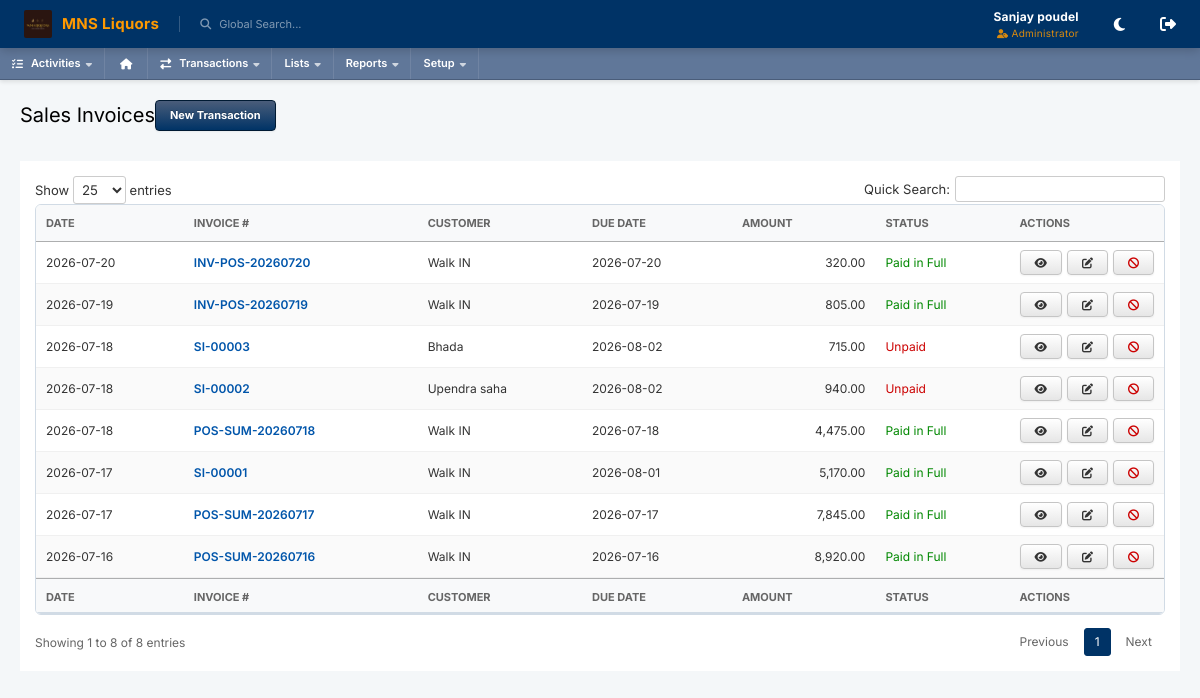
/index.php?page=transactions/invoice (signed in), run on the app's committed database.
### tables this page shows
CREATE TABLE `system_info` (
  `id` int(30) NOT NULL,
  `meta_field` text NOT NULL,
  `meta_value` text NOT NULL
);

CREATE TABLE `customer_invoices` (
  `id` varchar(36) NOT NULL,
  `header_id` varchar(36) NOT NULL,
  `customer_id` varchar(36) NOT NULL,
  `invoice_date` date NOT NULL,
  `due_date` date NOT NULL,
  `invoice_number` varchar(50) DEFAULT NULL,
  `subtotal` decimal(14,2) NOT NULL,
  `discount_amount` decimal(14,2) NOT NULL,
  `tax_amount` decimal(14,2) NOT NULL,
  `total_amount` decimal(14,2) NOT NULL,
  `amount_paid` decimal(14,2) NOT NULL,
  `balance_due` decimal(14,2) NOT NULL,
  `payment_status` enum('unpaid','partial','paid') NOT NULL,
  `sale_type` enum('cash','credit') NOT NULL,
  `created_by` varchar(36) DEFAULT NULL
);

CREATE TABLE `transaction_headers` (
  `id` varchar(36) NOT NULL,
  `txn_number` varchar(30) NOT NULL,
  `txn_type` enum('vendor_bill','customer_invoice','customer_payment','vendor_payment','account_transfer','expense','cash_denomination','inventory_adjustment','Journal') NOT NULL,
  `txn_date` date NOT NULL,
  `fiscal_year` int(11) NOT NULL,
  `fiscal_month` int(11) NOT NULL,
  `fiscal_period` char(7) NOT NULL,
  `status` enum('draft','approved','posted','voided','open','paid','partial') NOT NULL DEFAULT 'draft',
  `reference_number` varchar(50) DEFAULT NULL,
  `memo` text DEFAULT NULL,
  `created_by` varchar(36) NOT NULL,
  `approved_by` varchar(36) DEFAULT NULL,
  `created_at` timestamp NOT NULL DEFAULT current_timestamp(),
  `posted_at` timestamp NULL DEFAULT NULL,
  `is_deleted` tinyint(1) DEFAULT 0,
  `party_id` varchar(36) DEFAULT NULL,
  `party_type` enum('customer','vendor','user') DEFAULT NULL,
  `net_amount` decimal(14,2) DEFAULT 0.00,
  `updated_at` timestamp NOT NULL DEFAULT current_timestamp() ON UPDATE current_timestamp(),
  `source` varchar(50) DEFAULT NULL,
  `is_readonly` tinyint(1) NOT NULL DEFAULT 0,
  `is_locked` tinyint(1) NOT NULL DEFAULT 0
);

CREATE TABLE `customers` (
  `id` varchar(36) NOT NULL,
  `customer_code` varchar(20) DEFAULT NULL,
  `full_name` varchar(150) NOT NULL,
  `customer_type` enum('retail','wholesale','bar','hotel') NOT NULL,
  `phone` varchar(20) DEFAULT NULL,
  `email` varchar(150) DEFAULT NULL,
  `pan_number` varchar(20) DEFAULT NULL,
  `receivable_account_id` varchar(36) NOT NULL,
  `credit_limit` decimal(14,2) DEFAULT NULL,
  `payment_terms_days` int(11) DEFAULT NULL,
  `is_active` tinyint(1) NOT NULL DEFAULT 1,
  `created_at` timestamp NOT NULL DEFAULT current_timestamp(),
  `is_deleted` tinyint(1) DEFAULT 0,
  `updated_at` timestamp NOT NULL DEFAULT current_timestamp() ON UPDATE current_timestamp()
);

### forms/modules/transactions/invoice/invoice_list.php (the view)
<?php
require_once 'database/DBConnection.php';
$db = db();
$list = $db->fetchAll("SELECT t.*, c.full_name as customer_name, ci.total_amount as net_amount, ci.payment_status, ci.due_date
                      FROM transaction_headers t
                      INNER JOIN customer_invoices ci ON t.id = ci.header_id
                      LEFT JOIN customers c ON ci.customer_id = c.id
                      WHERE t.txn_type = 'customer_invoice' AND t.is_deleted = 0
                      ORDER BY t.created_at DESC");
?>
<div class="ns-page-header">
    <h1 class="ns-page-title">
        Sales Invoices
        <a href="?page=transactions/invoice/manage" class="ns-btn ns-btn-primary">New Transaction</a>
    </h1>
</div>
<div class="ns-portlet">
    <div class="ns-portlet-content">
        <table class="ns-table">
            <thead>
                <tr>
                    <th>Date</th>
                    <th>Invoice #</th>
                    <th>Customer</th>
                    <th>Due Date</th>
                    <th>Amount</th>
                    <th>Status</th>
                    <th width="80">Actions</th>
                </tr>
            </thead>
            <tbody>
                <?php foreach ($list as $row): ?>
                <tr>
                    <td><?php echo date('Y-m-d', strtotime($row['txn_date'])); ?></td>
                    <td style="font-weight: 600; color: #0055aa;"><?php echo htmlspecialchars($row['txn_number']); ?></td>
                    <td><?php echo htmlspecialchars($row['customer_name'] ?? 'Walk-in Customer'); ?></td>
                    <td><?php echo $row['due_date'] ?? '-'; ?></td>
                    <td style="text-align: right;"><?php echo number_format($row['net_amount'], 2); ?></td>
                    <td>
                        <span style="color: <?php echo strtolower($row['payment_status']) == 'paid' ? '#080' : '#c00'; ?>">
                            <?php echo strtolower($row['payment_status']) == 'paid' ? 'Paid in Full' : (ucwords($row['payment_status']) ?: 'Open'); ?>
                        </span>
                    </td>
                    <td>
                        <div style="display: flex; gap: 5px;">
                            <a href="?page=transactions/view&id=<?php echo $row['id']; ?>" class="ns-btn" title="View"><i class="fas fa-eye"></i></a>
                            <a href="?page=transactions/invoice/manage&id=<?php echo $row['id']; ?>" class="ns-btn" title="Edit"><i class="fas fa-edit"></i></a>
                            <button class="ns-btn" style="color: #c00;" title="Void" onclick="nsDelete('transaction_headers', '<?php echo $row['id']; ?>')"><i class="fas fa-ban"></i></button>
                        </div>
                    </td>
                </tr>
                <?php endforeach; ?>
            </tbody>
            <tfoot>
                <tr>
                    <th>Date</th>
                    <th>Invoice #</th>
                    <th>Customer</th>
                    <th>Due Date</th>
                    <th>Amount</th>
                    <th>Status</th>
                    <th>Actions</th>
                </tr>
            </tfoot>
        </table>
    </div>
</div>

### index.php (shortened to what the rows shown need)
<?php
require_once 'database/DBConnection.php';
require_once 'api/reference_helper.php';
$error = "";
$is_logged_in = isset($_SESSION['user_id']);
if (!isset($db)) $db = db();
try {
    $sys_logo = $db->fetchOne("SELECT meta_value FROM system_info WHERE meta_field = 'logo'")['meta_value'] ?? '';
    $sys_name = $db->fetchOne("SELECT meta_value FROM system_info WHERE meta_field = 'name'")['meta_value'] ?? 'SMS ERP';
} catch (Exception $e) {
    $sys_logo = '';
    $sys_name = 'SMS ERP';
}
if ($is_logged_in) {
    $page = $_GET['page'] ?? 'home';
    $is_print_page = (strpos($page, '/print') !== false || strpos($page, 'print/') !== false || $page === 'print');
}
?>
<!DOCTYPE html>
<html lang="en">
<head>
    <link rel="stylesheet" href="assets/css/style.css?v=<?php echo time(); ?>">
    <link rel="stylesheet" href="https://cdnjs.cloudflare.com/ajax/libs/font-awesome/6.4.0/css/all.min.css">
    <link rel="stylesheet" href="https://cdn.datatables.net/1.13.6/css/jquery.dataTables.min.css">
</head>
<body class="<?php echo $is_logged_in ? '' : 'auth-page'; ?>">
    <?php if (!$is_logged_in): ?>
        <div class="auth-container">
            <?php
            $login_logo_abs = !empty($sys_logo) ? (__DIR__ . DIRECTORY_SEPARATOR . str_replace('/', DIRECTORY_SEPARATOR, $sys_logo)) : '';
            ?>
            <div style="text-align:center; margin-bottom:20px;">
                <?php if (!empty($sys_logo) && file_exists(__DIR__ . '/' . $sys_logo)): ?>
                    <div style="margin-bottom:15px; display: flex; justify-content: center; align-items: center;">
                        <img src="<?php echo htmlspecialchars($sys_logo); ?>" alt="Logo" style="max-height: 85px; max-width: 200px; object-fit: contain; filter: drop-shadow(0 4px 8px rgba(0,0,0,0.35)); border-radius: 4px;">
                    </div>
                <?php else: ?>
                    <div style="font-size:40px; color:rgba(255,255,255,0.8); margin-bottom:10px;"><i class="fas fa-cube"></i></div>
                <?php endif; ?>
                <div style="font-size:20px; font-weight:700; color:#fff; letter-spacing:0.5px;"><?php echo htmlspecialchars($sys_name); ?></div>
            </div>
            <div class="glass-card">
                <div class="auth-header">
                    <h1>Welcome Back</h1>
                    <p>Enter your credentials to access your account</p>
                </div>
                <?php if ($error): ?>
                    <div class="alert alert-danger">
                        <?php echo $error; ?>
                    </div>
                <?php endif; ?>
                <form method="POST" action="">
                    <div class="form-group">
                        <label for="username">Username</label>
                        <input type="text" id="username" name="username" class="form-input" placeholder="Enter username"
                            required autofocus>
                    </div>
                    <div class="form-group">
                        <label for="password">Password</label>
                        <div class="password-wrapper">
                            <input type="password" id="password" name="password" class="form-input" placeholder="••••••••"
                                required>
                            <button type="button" id="togglePassword" class="toggle-password">
                                <i class="fas fa-eye" id="eyeIcon"></i>
                            </button>
                        </div>
                    </div>
                    <button type="submit" class="btn-primary">Sign In</button>
                </form>
            </div>
        </div>
        <script>
            document.addEventListener('DOMContentLoaded', function () {
                const togglePassword = document.querySelector('#togglePassword');
                const password = document.querySelector('#password');
                const eyeIcon = document.querySelector('#eyeIcon');
                if (togglePassword) {
                    togglePassword.addEventListener('click', function (e) {
                        const type = password.getAttribute('type') === 'password' ? 'text' : 'password';
                        password.setAttribute('type', type);
                        eyeIcon.classList.toggle('fa-eye');
                        eyeIcon.classList.toggle('fa-eye-slash');
                    });
                }
            });
        </script>
    <?php else: ?>
        <header class="ns-header">
            <div style="display: flex; align-items: center; gap: 20px;">
                <div class="ns-logo" style="display: flex; align-items: center; gap: 10px;">
                    <?php if (!empty($sys_logo) && file_exists(__DIR__ . '/' . $sys_logo)): ?>
                        <img src="<?php echo htmlspecialchars($sys_logo); ?>" alt="Logo" style="height:28px; max-width: 120px; object-fit: contain; border-radius: 2px; vertical-align: middle;">
                    <?php else: ?>
                        <i class="fas fa-cube" style="font-size:22px;"></i>
                    <?php endif; ?>
                    <span style="font-size:15px; font-weight:700; letter-spacing:0.3px;"><?php echo htmlspecialchars($sys_name); ?></span>
                </div>
                <div
                    style="font-size: 11px; color: rgba(255,255,255,0.5); border-left: 1px solid rgba(255,255,255,0.2); padding-left: 20px; cursor: pointer;">
                    <i class="fas fa-search" style="margin-right: 5px;"></i> Global Search...
                </div>
            </div>
            <div style="display: flex; align-items: center; gap: 20px;">
                <div style="text-align: right; margin-right: 15px;">
<?php
    $displayName = $_SESSION['full_name'] ?? $_SESSION['username'] ?? 'User';
    $rawRole = strtolower($_SESSION['role'] ?? 'user');
    $roleMap = [
        'admin' => 'Administrator',
        'manager' => 'Manager',
    ];
    $displayRole = $roleMap[$rawRole] ?? ucfirst($rawRole);
?>
<div style="font-size: 12px; font-weight: bold; letter-spacing: 0.2px;">
    <?php echo htmlspecialchars($displayName); ?>
</div>
<div style="font-size: 10px; color: var(--ns-accent); opacity: 0.85; text-transform: capitalize; letter-spacing: 0.3px;">
    <i class="fas fa-user-tag" style="margin-right: 3px; font-size: 9px;"></i><?php echo htmlspecialchars($displayRole); ?>
</div>
                </div>
                <button id="ns-theme-toggle" title="Toggle Theme" style="background: none; border: none; color: white; font-size: 15px; cursor: pointer; transition: var(--ns-transition); margin-right: 15px; display: inline-flex; align-items: center; justify-content: center;" onmouseover="this.style.color='var(--ns-accent)'" onmouseout="this.style.color='white'">
                    <i class="fas fa-moon"></i>
                </button>
                <a href="logout.php" style="color: white; font-size: 16px; transition: var(--ns-transition);" title="Logout"
                    onmouseover="this.style.color='var(--ns-accent)'" onmouseout="this.style.color='white'"><i
                        class="fas fa-sign-out-alt"></i></a>
            </div>
        </header>
        <nav class="ns-nav">
            <div class="ns-nav-item">
                <i class="fas fa-tasks" style="margin-right: 8px;"></i> Activities <i class="fas fa-caret-down"
                    style="margin-left: 5px; font-size: 10px; opacity: 0.7;"></i>
            </div>
            <a href="?page=home" class="ns-nav-item" title="Dashboard" style="padding: 0 15px;"><i
                    class="fas fa-home"></i></a>
            <div class="ns-nav-item">
                <i class="fas fa-exchange-alt" style="margin-right: 8px;"></i> Transactions <i class="fas fa-caret-down"
                    style="margin-left: 5px; font-size: 10px; opacity: 0.7;"></i>
            </div>
            <div class="ns-nav-item">
                Lists <i class="fas fa-caret-down" style="margin-left: 5px; font-size: 10px; opacity: 0.7;"></i>
            </div>
            <div class="ns-nav-item">
                Reports <i class="fas fa-caret-down" style="margin-left: 5px; font-size: 10px; opacity: 0.7;"></i>
            </div>
            <div class="ns-nav-item">
                Setup <i class="fas fa-caret-down" style="margin-left: 5px; font-size: 10px; opacity: 0.7;"></i>
            </div>
        </nav>
        <div class="ns-content <?php echo ($page === 'home' || $page === 'print' || $is_print_page) ? 'ns-content-flush' : ''; ?>">
            <?php
            if ($page == 'home' || $page == 'home-v3') {
                include 'home.php';
            } else {
                $page = str_replace(['../', '..\\'], '', $page);
                $page = preg_replace('/[^a-zA-Z0-9\/_\-]/', '', $page);
                $parts = explode('/', $page);
                $count = count($parts);
                if ($count > 0) {
                    $action = $parts[$count - 1];
                    $dir_path = implode('/', array_slice($parts, 0, $count - 1));
                    if ($action == 'manage') {
                        $module_name = $parts[$count - 2];
                        if ($module_name == 'users') $module_name = 'user';
                        $page_path = "forms/modules/" . $dir_path . "/" . $module_name . "_manage.php";
                    } elseif ($action == 'view' || $action == 'print') {
                        $page_path = "forms/modules/" . $dir_path . "/" . $action . ".php";
                    } else {
                        $module_name = $action;
                        $page_path = "forms/modules/" . $page . "/" . $module_name . "_list.php";
                    }
                    if (file_exists($page_path)) {
                        include $page_path;
                    }
                }
            }
            ?>
        </div>
    <?php endif; ?>
</body>
</html>

### data on the page
system_info: meta_value (picture)
system_info: meta_value "MNS Liquors"
customer_invoices: header.txn_date "2026-07-20", header.txn_number "INV-POS-20260720", customer.full_name "Walk IN", due_date "2026-07-20", total_amount "320.00", payment_status "Paid in Full"
customer_invoices: header.txn_date "2026-07-19", header.txn_number "INV-POS-20260719", customer.full_name "Walk IN", due_date "2026-07-19", total_amount "805.00", payment_status "Paid in Full"
customer_invoices: header.txn_date "2026-07-18", header.txn_number "SI-00003", customer.full_name "Bhada", due_date "2026-08-02", total_amount "715.00", payment_status "Unpaid"
customer_invoices: header.txn_date "2026-07-18", header.txn_number "SI-00002", customer.full_name "Upendra saha", due_date "2026-08-02", total_amount "940.00", payment_status "Unpaid"
customer_invoices: header.txn_date "2026-07-18", header.txn_number "POS-SUM-20260718", customer.full_name "Walk IN", due_date "2026-07-18", total_amount "4,475.00", payment_status "Paid in Full"
customer_invoices: header.txn_date "2026-07-17", header.txn_number "SI-00001", customer.full_name "Walk IN", due_date "2026-08-01", total_amount "5,170.00", payment_status "Paid in Full"
customer_invoices: header.txn_date "2026-07-17", header.txn_number "POS-SUM-20260717", customer.full_name "Walk IN", due_date "2026-07-17", total_amount "7,845.00", payment_status "Paid in Full"
customer_invoices: header.txn_date "2026-07-16", header.txn_number "POS-SUM-20260716", customer.full_name "Walk IN", due_date "2026-07-16", total_amount "8,920.00", payment_status "Paid in Full"

### other printed values
$displayName "Sanjay poudel"
$displayRole "Administrator"
